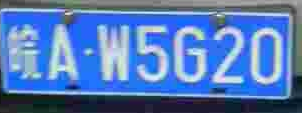
#> input picture yolo3-pytorch-master/img_crop/crop_0.png, 302 x 113 px, found by its file name
$ python ocr.py
#> lines starting #> are read from the running program, lines starting #| are printed output that depends on the picture; after the words box and inside, x2 and y2 are one past the last pixel; in counts of white or black regions, pixels touching at a corner belong together
from PIL import Image
import pytesseract
import cv2

# 读取图像
image = cv2.imread(r'C:\Users\LRL\Desktop\license_plate_recognition\yolo3-pytorch-master\img_crop\crop_0.png', cv2.IMREAD_GRAYSCALE)
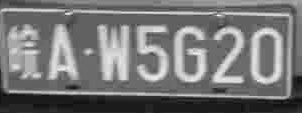
#> image: shape (113, 302); min 9, max 249, mean 118.2

# 调整对比度和亮度
adjusted = cv2.convertScaleAbs(image, alpha=1.0, beta=0)

# 二值化处理
_, binary = cv2.threshold(adjusted, 0, 255, cv2.THRESH_BINARY_INV + cv2.THRESH_OTSU)
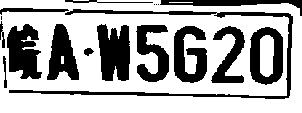
#> binary: shape (113, 302); 66.8% white; 18 black regions (4 under 20 px), largest, box (x1, y1, x2, y2) and area: (9, 9, 293, 99) 1856, (97, 24, 130, 81) 1487, (7, 24, 42, 79) 1328

# 保存预处理后的图像
cv2.imwrite('test_processed.png', binary)


# 设置Tesseract的可执行文件路径
pytesseract.pytesseract.tesseract_cmd = r'E:\Tesseract-OCR\tesseract.exe'  # 根据实际路径修改

# 打开图像文件
image_path = 'test_processed.png'
image = Image.open(image_path)

# 使用Tesseract进行OCR，设置语言，并指定PSM为6
custom_config = r'--oem 3 --psm 6'
#> (the run stopped early here; a loop or call above may not have finished)
